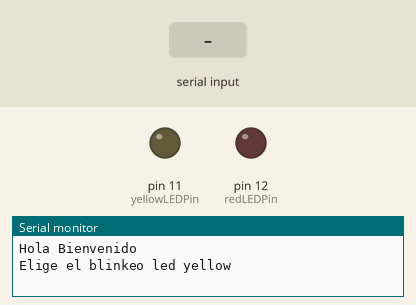
The sketch below on a simulated Arduino Uno, built with avr-gcc and run on an emulated ATmega328P. Parts: output pins drawn as LEDs (lit = HIGH), the last lines printed to the serial monitor. Dashed ring = blinking. Inputs (shaded band) come from the test bench.

Above: at 2.9 s.
3.0 s: "90,45\n" received over Serial
At 3.12 s:
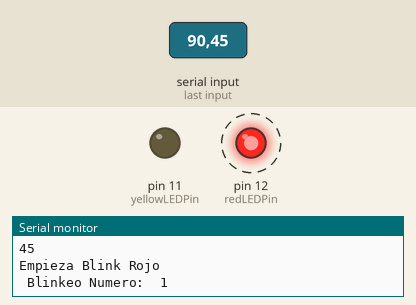
At 25.64 s:
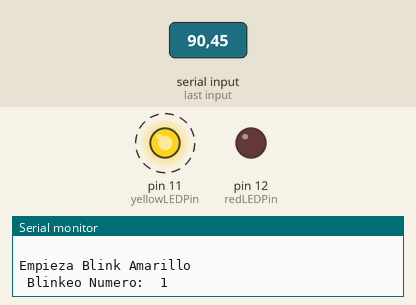
Timing chart, 0 to 27.5 s (numbered marks = the images above; inputs shaded):
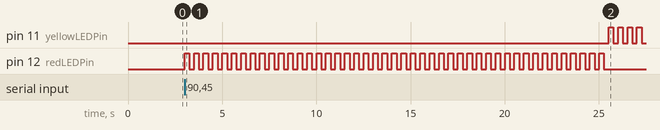

Measured:
- after the input at 3.0 s, pin 11 (yellowLEDPin): alternates HIGH for 0.25 s and LOW for 0.25 s, starting after 22.5 s; pin 12 (redLEDPin): alternates HIGH for 0.25 s and LOW for 0.25 s, 90 changes in all, then stays LOW, starting at once

The sketch:

InputDataReadBlinking2LEDSWHILELOOP.ino
```cpp
//variables globales
int redLEDPin=12;
int rWaitTimeOn=250;
int rWaitTimeOff=250;
int yellowLEDPin=11;
int yWaitTimeOn=250;
int yWaitTimeOff=250;
int repsr;//solo las declaramos para usarlas abajo.
int repsye;//solo las declaramos para usarlas abajo.

void setup() {
  // put your setup code here, to run once:

  Serial.begin(115200);
  pinMode(redLEDPin,OUTPUT);
  pinMode(yellowLEDPin,OUTPUT);

  Serial.println("Hola Bienvenido");
  delay(2000);

  Serial.println("Elige el blinkeo led yellow ");
  while(Serial.available()==0){  }
  repsye=Serial.parseInt();

  Serial.println("El valor amarillo es: ");
  Serial.println(repsye);

  Serial.println("Elige el blinkeo led red");
  while(Serial.available()==0){  }
  repsr=Serial.parseInt();
  Serial.println("El valor rojo es: ");
  Serial.println(repsr);

}

void loop() {
  // put your main code here, to run repeatedly:


Serial.println("Empieza Blink Rojo");
int j=1;
while (j<=repsr){
  Serial.print(" Blinkeo Numero:  ");
  Serial.println(j);
  digitalWrite(redLEDPin,HIGH);
  delay(rWaitTimeOn);
  digitalWrite(redLEDPin,LOW);
  delay(rWaitTimeOff);
  j=j+1;
  }

Serial.println("  ");

Serial.println("Empieza Blink Amarillo");
for (int k=1;k<=repsye;k=k+1){
  Serial.print(" Blinkeo Numero:  ");
  Serial.println(k);
  digitalWrite(yellowLEDPin,HIGH);
  delay(yWaitTimeOn);
  digitalWrite(yellowLEDPin,LOW);
  delay(yWaitTimeOff);
}
Serial.println("  ");


}
```
